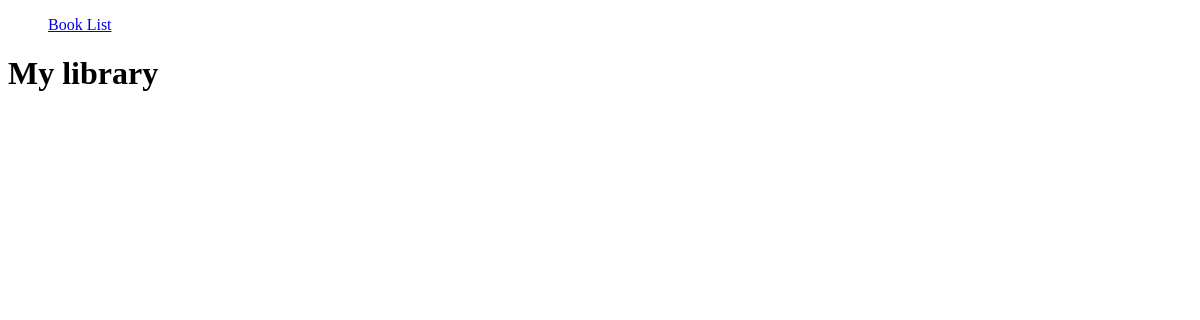
The app's page /, older data.
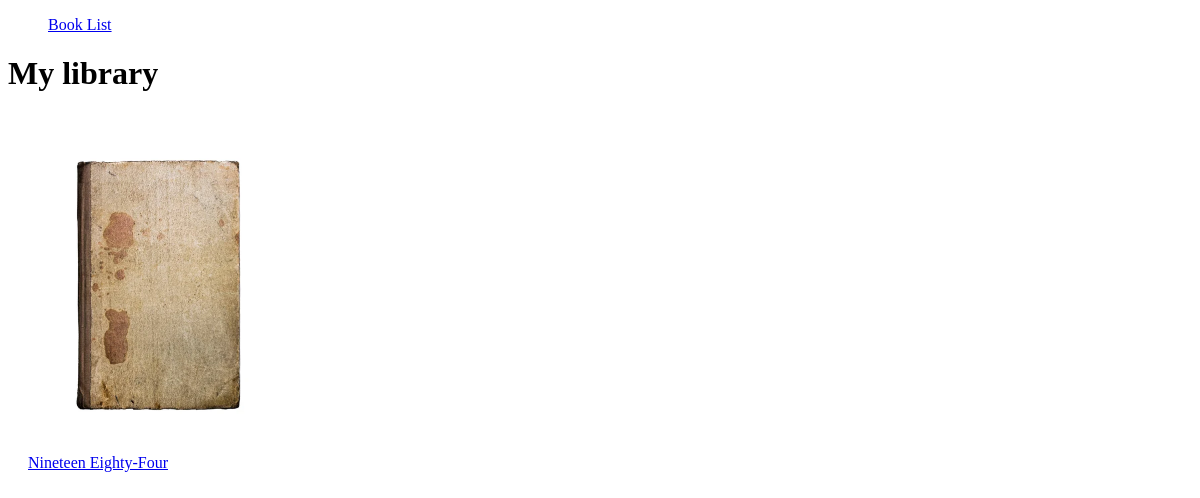
The same page, newer data.
### app/models.py (models this page shows)
class Book(models.Model):
    name = models.CharField(max_length=100, help_text="Enter title of the book")
    description = models.TextField(help_text="Enter description of the book")
    genres = models.ManyToManyField(Genre, related_name="books")
    isbn = ISBNField(help_text="Enter the 10 or 13 digit International Standard Book Number")
    authors = models.ManyToManyField(Author, related_name="books")
    image = models.ImageField(upload_to='book_images/', default='book_default.jpg')
    def __str__(self):
        return self.name

### app/views.py (the view)
# urls.py: path("", BookView.as_view(), name="book-list"),
class BookView(ListView):
    model = Book
    context_object_name = "books"

### app/templates/app/book_list.html
{% extends "main.html" %}
{% load static %}
{% block content %}
    <h1>My library</h1>
    <div class="main-container" style="padding:20px;">
        <div class="book-list" style="display: flex; gap: 20px;">
            {% for book in books %}
                <div class="book-card">
                    <img style="height: 300px;" src="{{ book.image.url }}" alt="">
                    <p><a href="{% url 'book-detail' book.id %}">{{ book }}</a></p>
                </div>
            {% endfor %}
        </div>
    </div>
{% endblock content %}

Row changes from the older to the newer data that the page shows:
added Book: image (placeholder picture), name "Nineteen Eighty-Four"
